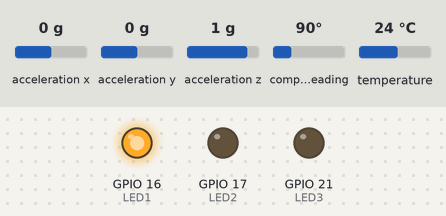
This sketch was run on a simulated ESP32. On the bench: output pins drawn as LEDs (lit = HIGH). The inputs (shaded band) are chosen by the test bench; at power-on: acceleration x 0 g, acceleration y 0 g, acceleration z 1 g, compass heading 90°, temperature 24 °C. Nothing arrives over Bluetooth unless stated; a phone connects over Bluetooth LE 3 s after start; what the sketch prints to the serial monitor is not drawn.

Above: at 0.1 s.
Timing chart, 0 to 3.0 s (numbered marks = the images above):
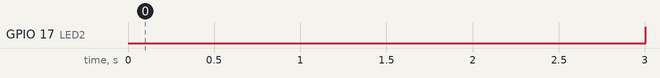

Measured:
- by itself, GPIO 17 (LED2): LOW → HIGH at 3.0 s

The sketch:

multithread_onRead.ino
```cpp
#include <BLEDevice.h>
#include <BLEServer.h>
#include <BLEUtils.h>
#include <BLE2902.h>


#include <Wire.h>
#include <Adafruit_Sensor.h>
#include <Adafruit_BNO055.h>
#include <utility/imumaths.h>

int timer;
BLECharacteristic *pCharacteristic;
BLEServer *pServer = NULL;
bool isConnected = false;
int txValue =  0;
String txArrStr[7];
bool pairingInterrupt = false;

const int LED3 = 21;
const int LED2 = 17;
const int LED1 = 16;
char static buf_notify[100];

#define SERVICE_UUID        "dda0643c-034e-4a75-ae4a-eb81af5db2b7"
#define CHARACTERISTIC_UUID "bf5b1cfa-3c99-4869-922c-6c95672b0ad1"
#define STATS_CHARACTERISTIC_UUID "99905484-c8d7-4f53-bab0-3c1fcd0a2707"
#define ORI_CHARACTERISTIC_UUID "68060827-d23a-4479-932c-f074367dc424"
#define FLEX_CHARACTERISTIC_UUID "db92bf37-ecfd-470f-83ef-0c7985ca2f35"


/* Set the delay between fresh samples */
#define BNO055_SAMPLERATE_DELAY_MS (50)
Adafruit_BNO055 bno = Adafruit_BNO055(55);


//global sensor value
sensors_event_t orientationData , angVelocityData , linearAccelData, magnetometerData;

TaskHandle_t Task1;
TaskHandle_t TaskNotify;

void doTask1(void * pvPrameter){
  for(;;){
    bno.getEvent(&orientationData, Adafruit_BNO055::VECTOR_EULER);
    bno.getEvent(&linearAccelData, Adafruit_BNO055::VECTOR_LINEARACCEL);
    snprintf(buf_notify, sizeof(buf_notify), "%f,%f,%f", linearAccelData.acceleration.x, linearAccelData.acceleration.y, orientationData.orientation.z);
    delay(BNO055_SAMPLERATE_DELAY_MS);
  }
}
void doNotify(void * pvPrameter){
  for(;;){
  //Serial.println(xPortGetCoreID());
  if(isConnected){
    //ret.assign(buf);
    pCharacteristic -> setValue(buf_notify);
    pCharacteristic->notify();
  }else{
  delay(1000);
  }
  }
}

void BNO_CONFIG(){
  Serial.println("Orientation Sensor Raw Data Test"); Serial.println("");

  /* Initialise the sensor */
  if(!bno.begin())
  {
    /* There was a problem detecting the BNO055 ... check your connections */
    Serial.print("Ooops, no BNO055 detected ... Check your wiring or I2C ADDR!");
    while(1);
  }


  /* Display the current temperature */
  int8_t temp1 = bno.getTemp();
  Serial.print("Current Temperature: ");
  Serial.print(temp1);
  Serial.println(" C");
  Serial.println("");

  //bno.setExtCrystalUse(true);

  Serial.println("Calibration status values: 0=uncalibrated, 3=fully calibrated");
}

void LED_CONFIG(){
  pinMode(LED1, OUTPUT);
  pinMode(LED2, OUTPUT);
  pinMode(LED3, OUTPUT);
  digitalWrite(LED1, HIGH);
  digitalWrite(LED2, LOW);
  digitalWrite(LED3, LOW);
  }
void ledSwitch(int LED){
  bool temp = digitalRead(LED);
  if(digitalRead(LED) == LOW){
    digitalWrite(LED, HIGH);
  } else {
    digitalWrite(LED,LOW);
  }
}

class MyServerCallbacks: public BLEServerCallbacks{
    void onConnect(BLEServer *pServer){
        digitalWrite(LED2, HIGH);
        isConnected = true;
    };
    void onDisconnect(BLEServer *pServer){
        digitalWrite(LED2, LOW);
        isConnected = false;
        //pairingInterrupt = true;
    };
};
class ReadStats: public BLECharacteristicCallbacks{
  public:
  // A buffer for messages; a C string.
    char buf[100];
    // A string holding read data to return to the client.
    std::string ret;
  int rawValue;
  float voltageLevel, batteryFraction;
  ReadStats(){
    rawValue = analogRead(A13);
    voltageLevel = (rawValue / 4095.0) * 2 * 1.1 * 3.3 - 0.2; // calculate voltage level
    batteryFraction = (voltageLevel - 3.0) / 1.2 ;
  }
  void onRead(BLECharacteristic* pCharacteristic){
    rawValue = analogRead(A13);
    voltageLevel = (rawValue / 4095.0) * 2 * 1.1 * 3.3 - 0.2; // calculate voltage level
    batteryFraction = (voltageLevel - 3.0) / 1.2 ;
    snprintf(buf, sizeof(buf), "%f,%f", voltageLevel, batteryFraction);
    Serial.println(buf);
    ret.assign(buf);
    pCharacteristic->setValue(ret);
  }

};
class ReadOrientation: public BLECharacteristicCallbacks{
public:
  // A buffer for messages; a C string.
    char buf[100];
    // A string holding read data to return to the client.
    std::string ret;


  ReadOrientation(){
    timer = millis();

    }
    void onRead(BLECharacteristic* pCharacteristic){
      Serial.print("Time since last read: ");
      Serial.println(millis()-timer);
      timer = millis();
      int timeCnt = millis();
      snprintf(buf, sizeof(buf), "%f,%f,%f", linearAccelData.acceleration.x, linearAccelData.acceleration.y, orientationData.orientation.z);
      Serial.println(buf);
      ret.assign(buf);
      pCharacteristic->setValue(ret);
      Serial.print("Time: ");
      Serial.println(millis()-timeCnt);
    }

  //ledSwitch(LED2);

};
//class ReadFlex: public BLECharacteristicCallbacks{
//  public:
//  // A buffer for messages; a C string.
//    char buf[100];
//    // A string holding read data to return to the client.
//    std::string ret;
//  float tx;
//  ReadFlex(){
//    tx = random(0,100);
//  }
//  //ledSwitch(LED3);
//  void onRead(BLECharacteristic* pCharacteristic){
//    tx = random(0,100);
//    snprintf(buf, sizeof(buf), "%f", tx);
//    Serial.println(buf);
//    ret.assign(buf);
//    pCharacteristic->setValue(ret);
//  }
//};
void setup(){
    Serial.begin(115200);

    LED_CONFIG();

    BNO_CONFIG();
    //Create the BLE Device

    xTaskCreatePinnedToCore(doTask1,"Task_1",20000, NULL, 2, &Task1, 1);
    xTaskCreatePinnedToCore(doNotify,"Task_Notify",10000, NULL, 1, &TaskNotify, 0);
    BLEDevice::init("ESP32_VELO_2");

    //Create BLE Server
    BLEServer *pServer = BLEDevice::createServer();
    pServer -> setCallbacks(new MyServerCallbacks());

    //Create the BLE Service
    BLEService *pService = pServer -> createService(SERVICE_UUID);

    //Create a BLE Characteristic
    BLECharacteristic *pCharacteristic = pService -> createCharacteristic(
                                ORI_CHARACTERISTIC_UUID,
                                BLECharacteristic::PROPERTY_READ |
                                BLECharacteristic::PROPERTY_NOTIFY
                                );
     pCharacteristic->setCallbacks(new ReadOrientation());
     pCharacteristic -> addDescriptor(new BLE2902());

    pCharacteristic = pService -> createCharacteristic(
                                STATS_CHARACTERISTIC_UUID,
                                BLECharacteristic::PROPERTY_READ
                                );
     pCharacteristic->setCallbacks(new ReadStats());


//     pCharacteristic = pService -> createCharacteristic(
//                                FLEX_CHARACTERISTIC_UUID,
//                                BLECharacteristic::PROPERTY_READ
//                                );
//     pCharacteristic->setCallbacks(new ReadFlex());
//
//    //BLE2902 needed to notify
//

    //Start the service
    pService->start();

    //Start advertising
    pServer->getAdvertising()->start();
    Serial.println("Waiting for client connection to notify...");


}

void loop(){
  delay(1);
}
```
